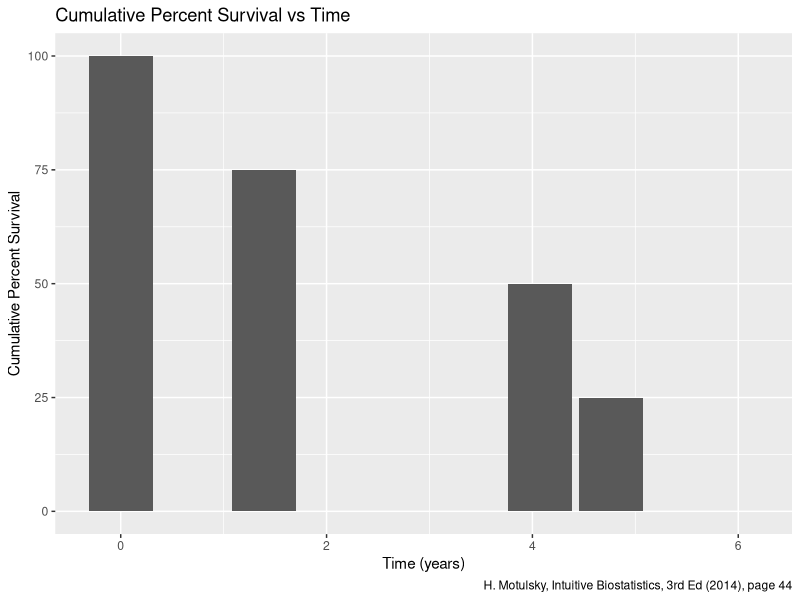

The R script that drew this image:
## ---- chunk 1
library(tidyverse)
## ---- chunk 2

survival_data <- data.frame(
  time = c(0.00, 1.39, 4.07, 4.76, 5.89),
  n_at_risk = c(4, 4, 3, 2, 1),
  events = c(0, 1, 1, 1, 1),
  surv_percent = c(100, 75, 50, 25, 0)
)

## ---- chunk 3

ggplot(survival_data, aes(x = time, y = surv_percent)) +
  geom_col() +
  labs(x = "Time (years)",
       y = "Cumulative Percent Survival",
       title = "Cumulative Percent Survival vs Time",
       caption = "H. Motulsky, Intuitive Biostatistics, 3rd Ed (2014), page 44")
